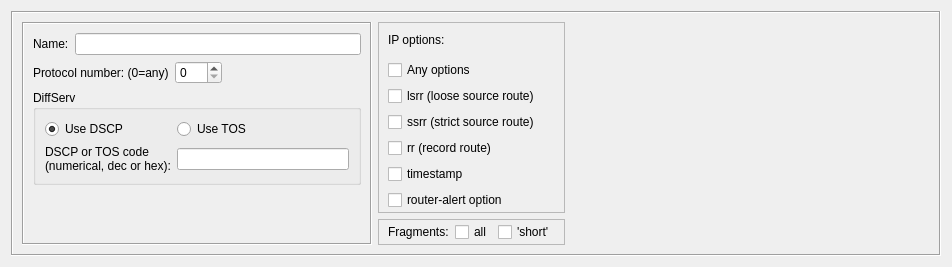
<?xml version="1.0" encoding="UTF-8"?>
<ui version="4.0">
 <class>IPServiceDialog_q</class>
 <widget class="QWidget" name="IPServiceDialog_q">
  <property name="enabled">
   <bool>true</bool>
  </property>
  <property name="geometry">
   <rect>
    <x>0</x>
    <y>0</y>
    <width>952</width>
    <height>267</height>
   </rect>
  </property>
  <property name="sizePolicy">
   <sizepolicy hsizetype="Minimum" vsizetype="Preferred">
    <horstretch>0</horstretch>
    <verstretch>0</verstretch>
   </sizepolicy>
  </property>
  <property name="windowTitle">
   <string>IP</string>
  </property>
  <layout class="QGridLayout" name="gridLayout_4">
   <item row="0" column="0">
    <widget class="QFrame" name="frame7">
     <property name="frameShape">
      <enum>QFrame::Shape::Box</enum>
     </property>
     <property name="frameShadow">
      <enum>QFrame::Shadow::Sunken</enum>
     </property>
     <layout class="QGridLayout" name="gridLayout_3">
      <item row="0" column="0" rowspan="3">
       <widget class="QFrame" name="object_attributes_1">
        <property name="sizePolicy">
         <sizepolicy hsizetype="Fixed" vsizetype="Preferred">
          <horstretch>0</horstretch>
          <verstretch>0</verstretch>
         </sizepolicy>
        </property>
        <property name="minimumSize">
         <size>
          <width>350</width>
          <height>0</height>
         </size>
        </property>
        <property name="maximumSize">
         <size>
          <width>350</width>
          <height>16777215</height>
         </size>
        </property>
        <property name="frameShape">
         <enum>QFrame::Shape::Box</enum>
        </property>
        <property name="frameShadow">
         <enum>QFrame::Shadow::Sunken</enum>
        </property>
        <layout class="QGridLayout" name="gridLayout">
         <item row="0" column="0">
          <widget class="QLabel" name="textLabel1">
           <property name="text">
            <string>Name:</string>
           </property>
           <property name="wordWrap">
            <bool>false</bool>
           </property>
          </widget>
         </item>
         <item row="0" column="1">
          <widget class="QLineEdit" name="obj_name">
           <property name="sizePolicy">
            <sizepolicy hsizetype="Expanding" vsizetype="Fixed">
             <horstretch>200</horstretch>
             <verstretch>0</verstretch>
            </sizepolicy>
           </property>
           <property name="minimumSize">
            <size>
             <width>0</width>
             <height>0</height>
            </size>
           </property>
          </widget>
         </item>
         <item row="1" column="0" colspan="2">
          <layout class="QHBoxLayout" name="horizontalLayout">
           <item>
            <widget class="QLabel" name="textLabel3">
             <property name="text">
              <string>Protocol number: (0=any)</string>
             </property>
             <property name="wordWrap">
              <bool>false</bool>
             </property>
            </widget>
           </item>
           <item>
            <widget class="QSpinBox" name="protocolNum">
             <property name="maximum">
              <number>255</number>
             </property>
            </widget>
           </item>
           <item>
            <spacer name="horizontalSpacer">
             <property name="orientation">
              <enum>Qt::Orientation::Horizontal</enum>
             </property>
             <property name="sizeHint" stdset="0">
              <size>
               <width>40</width>
               <height>20</height>
              </size>
             </property>
            </spacer>
           </item>
          </layout>
         </item>
         <item row="2" column="0" colspan="2">
          <widget class="QGroupBox" name="groupBox">
           <property name="title">
            <string>DiffServ</string>
           </property>
           <layout class="QGridLayout">
            <item row="0" column="0">
             <widget class="QRadioButton" name="use_dscp">
              <property name="text">
               <string>Use DSCP</string>
              </property>
              <property name="checked">
               <bool>true</bool>
              </property>
             </widget>
            </item>
            <item row="0" column="1">
             <widget class="QRadioButton" name="use_tos">
              <property name="text">
               <string>Use TOS</string>
              </property>
             </widget>
            </item>
            <item row="1" column="0">
             <widget class="QLabel" name="code_label">
              <property name="text">
               <string>DSCP or TOS code
(numerical, dec or hex):</string>
              </property>
             </widget>
            </item>
            <item row="1" column="1">
             <widget class="QLineEdit" name="code"/>
            </item>
           </layout>
          </widget>
         </item>
         <item row="3" column="1">
          <spacer name="verticalSpacer">
           <property name="orientation">
            <enum>Qt::Orientation::Vertical</enum>
           </property>
           <property name="sizeHint" stdset="0">
            <size>
             <width>20</width>
             <height>34</height>
            </size>
           </property>
          </spacer>
         </item>
        </layout>
       </widget>
      </item>
      <item row="0" column="1" rowspan="3">
       <layout class="QVBoxLayout" name="verticalLayout">
        <property name="spacing">
         <number>6</number>
        </property>
        <item>
         <widget class="QFrame" name="object_attributes_2">
          <property name="sizePolicy">
           <sizepolicy hsizetype="Preferred" vsizetype="MinimumExpanding">
            <horstretch>0</horstretch>
            <verstretch>0</verstretch>
           </sizepolicy>
          </property>
          <property name="frameShape">
           <enum>QFrame::Shape::StyledPanel</enum>
          </property>
          <property name="frameShadow">
           <enum>QFrame::Shadow::Raised</enum>
          </property>
          <layout class="QGridLayout" name="gridLayout_2">
           <property name="topMargin">
            <number>2</number>
           </property>
           <property name="bottomMargin">
            <number>2</number>
           </property>
           <item row="0" column="0">
            <widget class="QLabel" name="label">
             <property name="text">
              <string>IP options:</string>
             </property>
            </widget>
           </item>
           <item row="1" column="0">
            <widget class="QCheckBox" name="any_opt">
             <property name="toolTip">
              <string>IP service object that has this attribute turned on matches IP packets with any IP options present.</string>
             </property>
             <property name="text">
              <string>Any options</string>
             </property>
            </widget>
           </item>
           <item row="2" column="0">
            <widget class="QCheckBox" name="lsrr">
             <property name="text">
              <string>lsrr (loose source route)</string>
             </property>
            </widget>
           </item>
           <item row="3" column="0">
            <widget class="QCheckBox" name="ssrr">
             <property name="text">
              <string>ssrr (strict source route)</string>
             </property>
            </widget>
           </item>
           <item row="4" column="0">
            <widget class="QCheckBox" name="rr">
             <property name="text">
              <string>rr (record route)</string>
             </property>
            </widget>
           </item>
           <item row="5" column="0">
            <widget class="QCheckBox" name="timestamp">
             <property name="text">
              <string>timestamp</string>
             </property>
            </widget>
           </item>
           <item row="6" column="0">
            <widget class="QCheckBox" name="router_alert">
             <property name="text">
              <string>router-alert option</string>
             </property>
            </widget>
           </item>
          </layout>
         </widget>
        </item>
        <item>
         <widget class="QFrame" name="object_attributes_3">
          <property name="sizePolicy">
           <sizepolicy hsizetype="Preferred" vsizetype="Minimum">
            <horstretch>0</horstretch>
            <verstretch>0</verstretch>
           </sizepolicy>
          </property>
          <property name="frameShape">
           <enum>QFrame::Shape::StyledPanel</enum>
          </property>
          <property name="frameShadow">
           <enum>QFrame::Shadow::Raised</enum>
          </property>
          <layout class="QGridLayout" name="gridLayout_121">
           <property name="topMargin">
            <number>2</number>
           </property>
           <property name="bottomMargin">
            <number>2</number>
           </property>
           <item row="0" column="0">
            <widget class="QLabel" name="label_2">
             <property name="text">
              <string>Fragments:</string>
             </property>
            </widget>
           </item>
           <item row="0" column="1">
            <widget class="QCheckBox" name="all_fragments">
             <property name="text">
              <string>all</string>
             </property>
            </widget>
           </item>
           <item row="0" column="2">
            <widget class="QCheckBox" name="short_fragments">
             <property name="text">
              <string>'short'</string>
             </property>
            </widget>
           </item>
          </layout>
         </widget>
        </item>
       </layout>
      </item>
      <item row="1" column="2">
       <widget class="CommentKeywords" name="commentKeywords" native="true">
        <property name="sizePolicy">
         <sizepolicy hsizetype="Expanding" vsizetype="Expanding">
          <horstretch>0</horstretch>
          <verstretch>0</verstretch>
         </sizepolicy>
        </property>
       </widget>
      </item>
     </layout>
    </widget>
   </item>
  </layout>
 </widget>
 <customwidgets>
  <customwidget>
   <class>CommentKeywords</class>
   <extends>QWidget</extends>
   <header>CommentKeywords.h</header>
   <container>1</container>
  </customwidget>
 </customwidgets>
 <tabstops>
  <tabstop>obj_name</tabstop>
  <tabstop>protocolNum</tabstop>
  <tabstop>use_dscp</tabstop>
  <tabstop>use_tos</tabstop>
  <tabstop>code</tabstop>
 </tabstops>
 <resources>
  <include location="MainRes.qrc"/>
 </resources>
 <connections>
  <connection>
   <sender>any_opt</sender>
   <signal>stateChanged(int)</signal>
   <receiver>IPServiceDialog_q</receiver>
   <slot>anyOptionsStateChanged()</slot>
   <hints>
    <hint type="sourcelabel">
     <x>441</x>
     <y>64</y>
    </hint>
    <hint type="destinationlabel">
     <x>421</x>
     <y>150</y>
    </hint>
   </hints>
  </connection>
 </connections>
 <slots>
  <slot>changed()</slot>
  <slot>anyOptionsStateChanged()</slot>
 </slots>
</ui>
